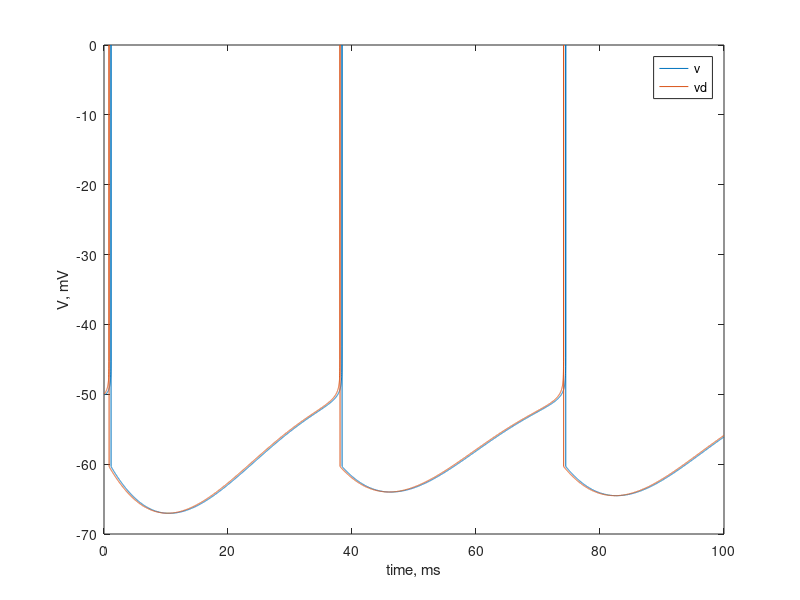

Recreate this plot in MATLAB.
N=100; %ms

dt=0.01; %ms

cormax=2;

% cell 1
c=268; 
gl=8.47;
el=-51.31; 
vt=-53.23;
delta=0.85; 
vreset=-60.35;

a=37.79; tauw=20.76; b=441.12;


% dendritic filtering
tauc=0.7039;  % ms
taus=32.91;   % ms
c1=1;         % microF/cm^2
p=0.0759;     % somatic S / total S
gc=p*(p-1)*(c1/taus-c1/tauc)*1000; % 1000, cm^2
G=gl +gc/p/(1-p);       % total conductance: coupling conductance + leak conductance

vspike=0;
Ihold=-500;

% compensation for the dendrite
%Ihold=Ihold/( 1-(1-p)*c1*1000/G*(1/tauc-1/taus) );

sigma=0;
corr=cormax;
n_spike=0;
temp=0;


% start from spiking state
v(1)=-50;
w(1)=0;

vd(1)=-50;
V(1)=0;           % V is vs=vd, V=vs-vd
wd(1)=0;

vn(1)=-50;
wn(1)=0;

t(1)=0;
input(1)=Ihold;

INT(1)=0;        % dendrite filter
 
for i=2:1:round(N/dt)
     t(i)=(i-1)*dt;    
     
temp=temp-dt/corr*temp + sqrt(2*dt/corr)*random('normal',0,1,1,1);
input(i)=Ihold;
%+ temp*sigma;

 % dendrite diff equation
 vd(i)=dt/c*( -gl*(vd(i-1)-el) +gl*delta*exp((vd(i-1)-vt)/delta) -wd(i-1) + input(i) -gc/p*V(i-1) ) + vd(i-1);
 V(i)=dt/c*( -G*V(i-1) +input(i) ) + V(i-1);
 wd(i)=dt/tauw*(a*(vd(i-1)-el)-wd(i-1)) + wd(i-1);

 % dendrite integral
 %INT(i)=-gc/p*exp(-t(i)*G/c)*trapz(t,input.*exp(t*G/c))/c; % dendrite integral
 %v(i)=dt/c*(-gl*(v(i-1)-el)+gl*delta*exp((v(i-1)-vt)/delta)-w(i-1)+input(i)+INT(i)) + v(i-1);
 %w(i)=dt/tauw*(a*(v(i-1)-el)-w(i-1)) + w(i-1);
 
 % no dendrite *( 1-(1-p)*c1*1000/G*(1/tauc-1/taus) )
 vn(i)=dt/c*(-gl*(vn(i-1)-el)+gl*delta*exp((vn(i-1)-vt)/delta)-wn(i-1)+input(i)*( 1-(1-p)*c1*1000/G*(1/tauc-1/taus) )) + vn(i-1);
 wn(i)=dt/tauw*(a*(vn(i-1)-el)-wn(i-1)) + wn(i-1);
 
          %   if  v(i)>=vspike
          %       v(i-1)=0;            % add sticks to the previous step     
          %       v(i)=vreset;
          %       w(i)=w(i) + b;
          %   end

             if  vd(i)>=vspike
                 vd(i-1)=0;            % add sticks to the previous step     
                 vd(i)=vreset;
                 wd(i)=wd(i) + b;
             end

              if vn(i)>=vspike
                 vn(i-1)=0;            % add sticks to the previous step     
                 vn(i)=vreset;
                 wn(i)=wn(i) + b;
             end
             
end

plot(t,vd,t,vn);
legend('v','vd','vn');
xlabel('time, ms');
ylabel('V, mV');